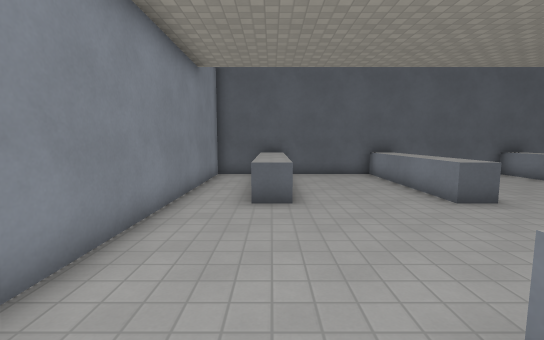
view 1 (above)

13 first-person views from a walk through a Godot game level. The camera is 1.5 m above the floor, tilts 6° down and sees 90° across. The floor is counted in squares, 1 m on a side. Each view is taken from the middle of a square. On the plan, view 1 faces up. The plan holds only what a view shows up to about 14 squares ahead; the rest is blank. Characters and animated objects are not drawn. Surface patterns are stand-ins for the level's own textures.

view 2
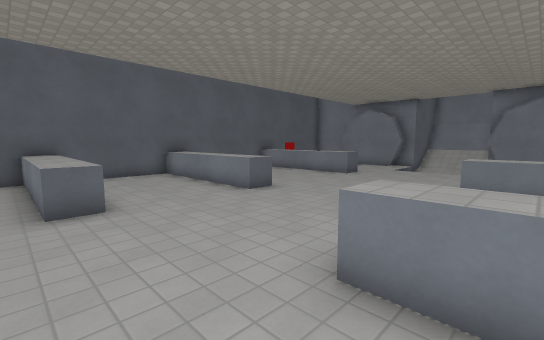

view 3
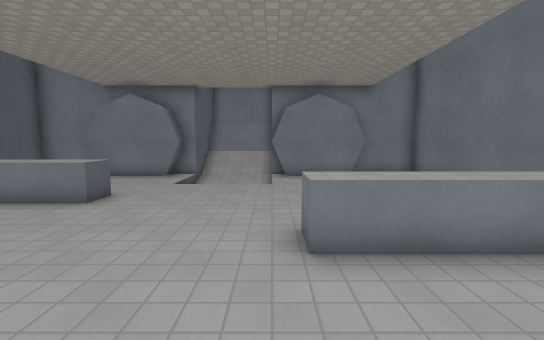

view 4
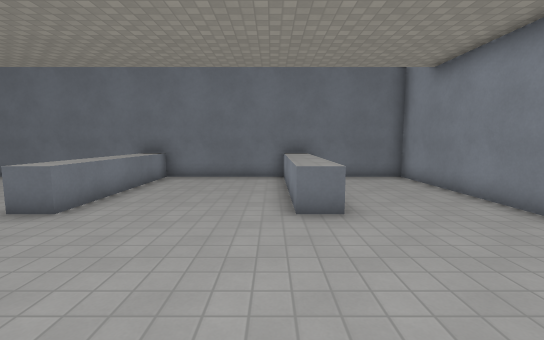

view 5
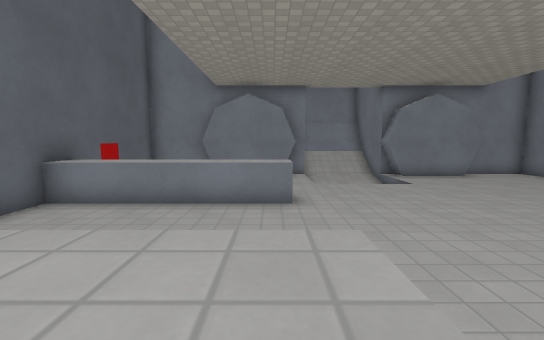

view 6
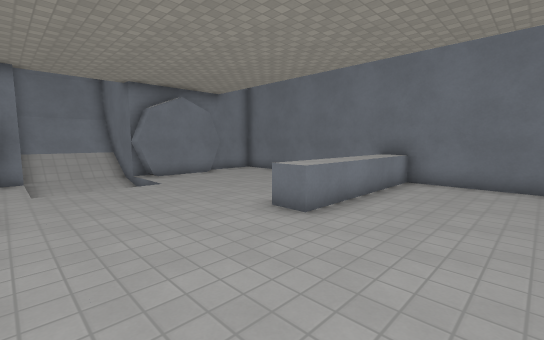

view 7
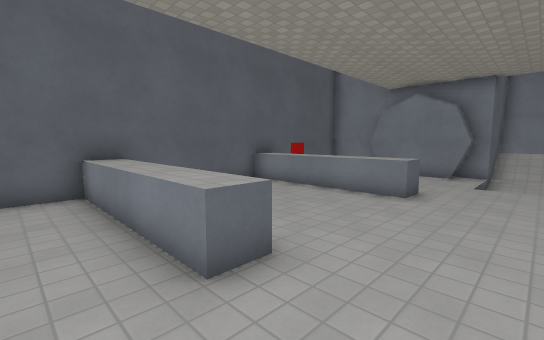

view 8
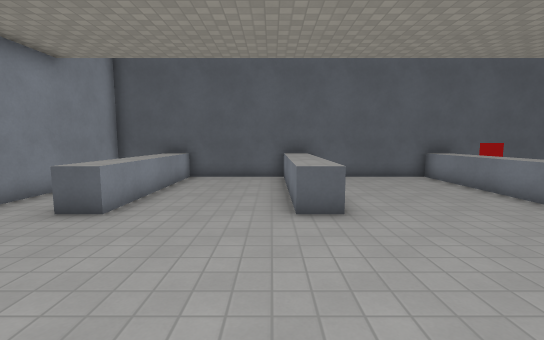

view 9
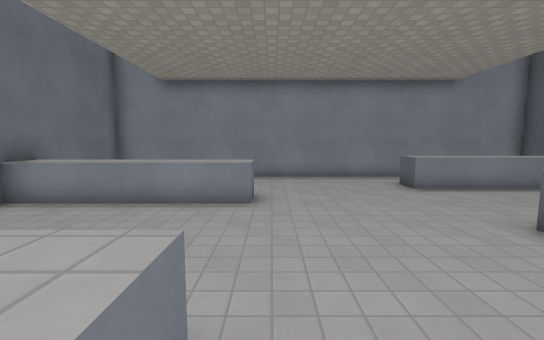

view 10
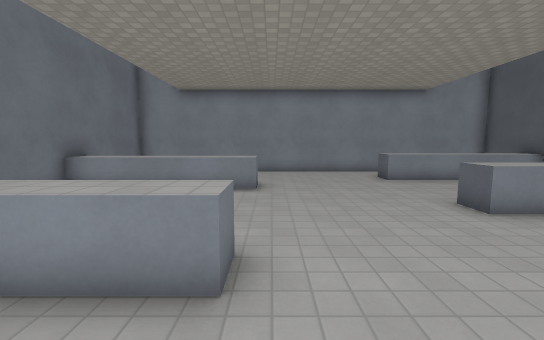

view 11
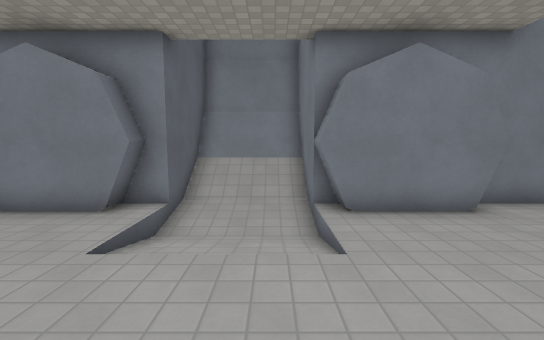

view 12
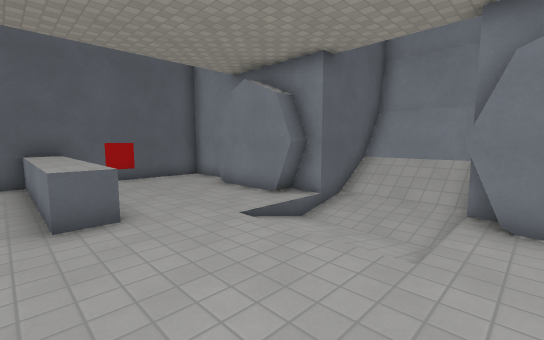

view 13
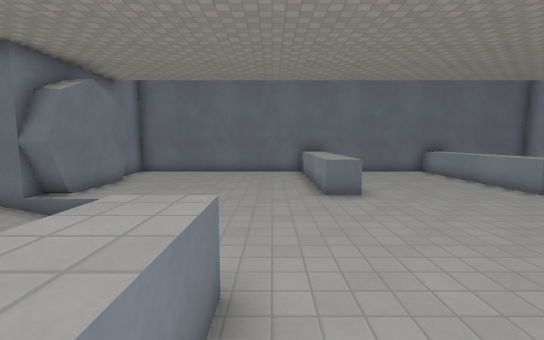

### Floor plan
Key: @ floor where view 1 was taken; # wall or solid block; . main floor; - floor 0.5 m lower than the main floor; / step, stairs or slope; = window, fence, low wall or low ledge; ^ raised ledge.
Columns run from 3 left of view 1 to 20 right of it. Each row starts with its distance up from view 1.
 13 #####################
 12 #..^....^ ....^ ....#
 11 #..^....^ ....^ ....#
 10 #..^....^ ....^....##
  9 #..^....^.....^....#
  8 #..^....^.....^....#
  7 #..^....^.....^....#
  6 #..................#####
  5 #................/--//##
  4 #................/--//=#
  3 #................/--//=#
  2 #................//#####
  1 #....^.....^.......##
  0 #..@.^.....^.......#
 -1 #....^.....^.......#
 -2 #... ^.....^.......##
 -3 #... ^.....^........#
 -4 #... ^.....^........#
 -5 #####################

Positions as (right, up) in squares from view 1, and headings:
1: (0, 0), facing up
2: (-1, 0), facing up-right
3: (4, 2), facing right
4: (3, 7), facing down
5: (4, 7), facing right
6: (4, 6), facing down-right
7: (3, 4), facing up-right
8: (4, 1), facing up
9: (9, 2), facing left
10: (11, 2), facing left
11: (10, 3), facing right
12: (10, 1), facing up-right
13: (10, 9), facing down
